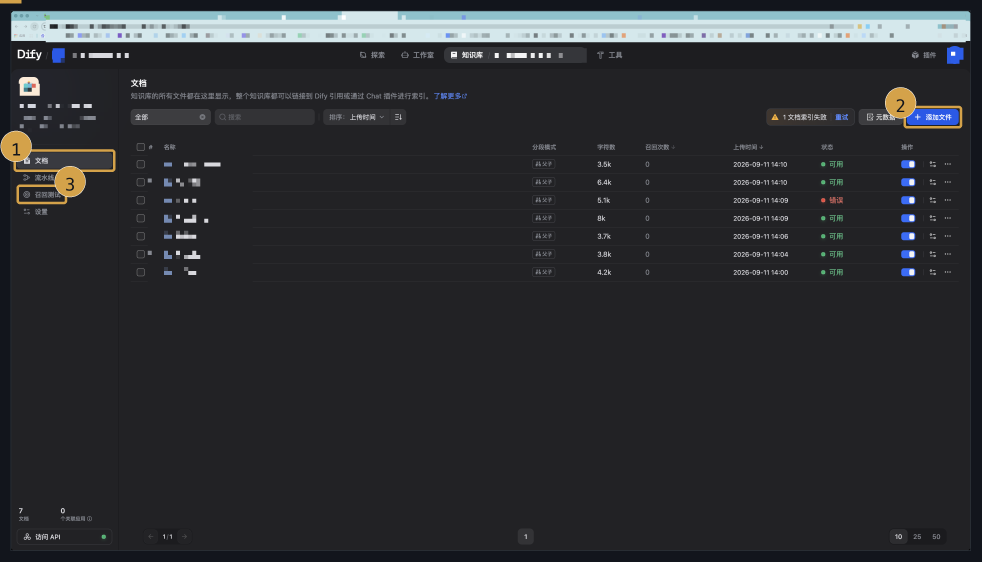
#> input picture examples/dify-kb-tutorial/images/02-actions.png, 3926 x 2246 px, given in place of dify-window.png, which was not available (shown at 1/4 size)
$ python build.py
#> lines starting #> are read from the running program, lines starting #| are printed output that depends on the picture; pictures that were not available may be replaced by others from this repository, and a replacement may not be noted
#!/usr/bin/env python3
"""Build the redacted Dify document-list tutorial figures."""

from __future__ import annotations

import importlib.util
import json
import sys
from pathlib import Path

from PIL import Image

HERE = Path(__file__).resolve().parent
SKILL = HERE.parents[1]
SRC = Path("/tmp/dify-window.png")
OUT = HERE / "images"
COMPOSE = SKILL / "scripts" / "compose.py"
SCENES = SKILL / "scripts" / "scenes.py"

# Measured on the 3840×2160 window capture. Image pixels.
REDACT = [
    (140, 0, 3680, 126),      # tabs + URL (ids, other titles)
    (168, 150, 400, 58),      # workspace name
    (1920, 150, 400, 58),     # header knowledge-base name
    (20, 292, 400, 210),      # sidebar library title + QA note
    (548, 575, 420, 530),     # document titles
    (3728, 148, 100, 64),     # account chip
]


def mosaic(im: Image.Image, box: tuple[int, int, int, int], cell: int = 16) -> None:
    x, y, w, h = box
    crop = im.crop((x, y, x + w, y + h))
    small = crop.resize((max(1, w // cell), max(1, h // cell)), Image.Resampling.NEAREST)
    im.paste(small.resize((w, h), Image.Resampling.NEAREST), (x, y))


def load_mod(path: Path, name: str):
    spec = importlib.util.spec_from_file_location(name, path)
    mod = importlib.util.module_from_spec(spec)
    spec.loader.exec_module(mod)
    return mod


def main() -> None:
    im = Image.open(SRC).convert("RGB")
#> im is the input picture: PIL image 3926x2246 RGB; mean R, G, B 44.4, 46, 49.3
    for box in REDACT:
        mosaic(im, box)
#> this loop made 6 passes
#> pass 1, in mosaic, `crop = im.crop((x, y, x + w, y + h))`:
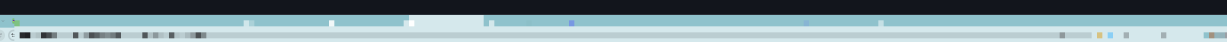
#> crop: PIL image 3680x126 RGB (shown at 1/3 size); mean R, G, B 121.7, 142.8, 149.3
#> pass 2, in mosaic (call 2), `crop = im.crop((x, y, x + w, y + h))`:
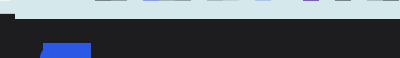
#> crop: PIL image 400x58 RGB; mean R, G, B 88.6, 96.1, 104
#> pass 3, in mosaic (call 3), `crop = im.crop((x, y, x + w, y + h))`:
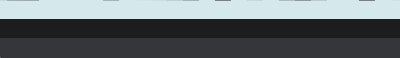
#> crop: PIL image 400x58 RGB; mean R, G, B 97.1, 103.7, 107.3
    redacted = Path("/tmp/dify-docs-redacted.png")
    im.save(redacted)
    OUT.mkdir(parents=True, exist_ok=True)

    scenes = load_mod(SCENES, "scenes")
    compose = load_mod(COMPOSE, "compose")

    scenes.scene_overview(im).save(OUT / "01-overview.png")

    meta = {
        "space": "image",
        "viewport": {"width": im.width, "height": im.height, "dpr": 1},
        "marks": [
            {"n": 1, "x": 24, "y": 567, "w": 381, "h": 64},
            {"n": 2, "x": 3584, "y": 393, "w": 208, "h": 64},
            {"n": 3, "x": 36, "y": 708, "w": 176, "h": 52},
        ],
    }
    Path("/tmp/dify-docs-actions.json").write_text(json.dumps(meta, indent=2))
    compose.compose(redacted, meta, OUT / "02-actions.png")
    scenes.scene_right_wrong(im).save(OUT / "03-add-not-meta.png")

    # probe redacted name column — must not be readable
    im.crop((548, 575, 968, 1105)).save("/tmp/probe-redact-names.png")
    im.crop((160, 148, 580, 214)).save("/tmp/probe-redact-ws.png")
    print("wrote", OUT)
    for p in sorted(OUT.glob("*.png")):
        print(p.name, Image.open(p).size)


if __name__ == "__main__":
#> (the run stopped early here; a loop or call above may not have finished)
